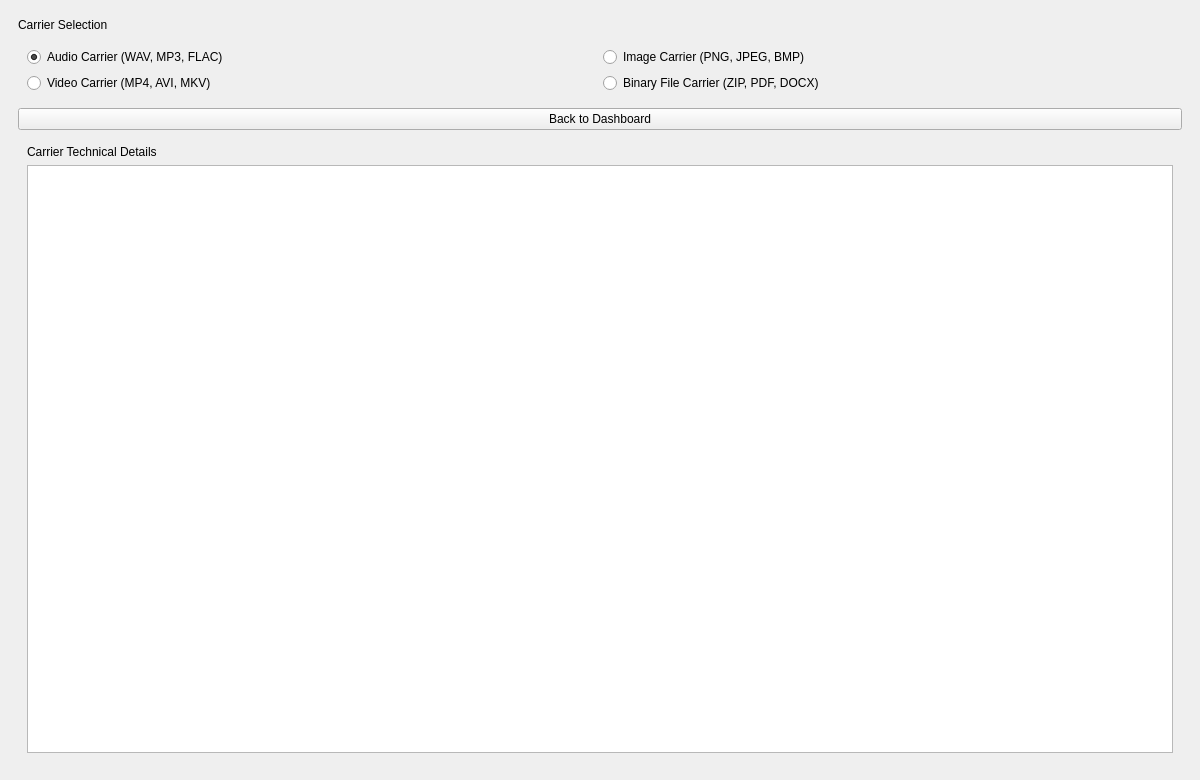
<?xml version="1.0" encoding="UTF-8"?>
<ui version="4.0">
 <class>CarrierWindow</class>
 <widget class="QMainWindow" name="CarrierWindow">
  <property name="geometry"><rect><x>0</x><y>0</y><width>1200</width><height>780</height></rect></property>
  <property name="windowTitle"><string>Carrier Selection</string></property>
  <widget class="QWidget" name="centralwidget">
   <layout class="QVBoxLayout" name="verticalLayout">
    <item><widget class="QFrame" name="rootPanel">
      <layout class="QVBoxLayout" name="verticalLayout_2">
       <item><widget class="QLabel" name="titleLabel"><property name="text"><string>Carrier Selection</string></property></widget></item>
       <item><widget class="QFrame" name="card">
         <layout class="QGridLayout" name="gridLayout">
          <item row="0" column="0"><widget class="QRadioButton" name="audioCarrier"><property name="text"><string>Audio Carrier (WAV, MP3, FLAC)</string></property><property name="checked"><bool>true</bool></property></widget></item>
          <item row="0" column="1"><widget class="QRadioButton" name="imageCarrier"><property name="text"><string>Image Carrier (PNG, JPEG, BMP)</string></property></widget></item>
          <item row="1" column="0"><widget class="QRadioButton" name="videoCarrier"><property name="text"><string>Video Carrier (MP4, AVI, MKV)</string></property></widget></item>
          <item row="1" column="1"><widget class="QRadioButton" name="fileCarrier"><property name="text"><string>Binary File Carrier (ZIP, PDF, DOCX)</string></property></widget></item>
         </layout>
       </widget></item>
       <item><widget class="QPushButton" name="backButton"><property name="text"><string>Back to Dashboard</string></property></widget></item>
       <item>
        <widget class="QFrame" name="card">
         <layout class="QVBoxLayout" name="verticalLayout_3">
          <item><widget class="QLabel" name="carrierLabel"><property name="text"><string>Carrier Technical Details</string></property></widget></item>
          <item><widget class="QListWidget" name="carrierDetailList"/></item>
         </layout>
        </widget>
       </item>
      </layout>
     </widget>
    </item>
   </layout>
  </widget>
 </widget>
 <resources/>
 <connections/>
</ui>
